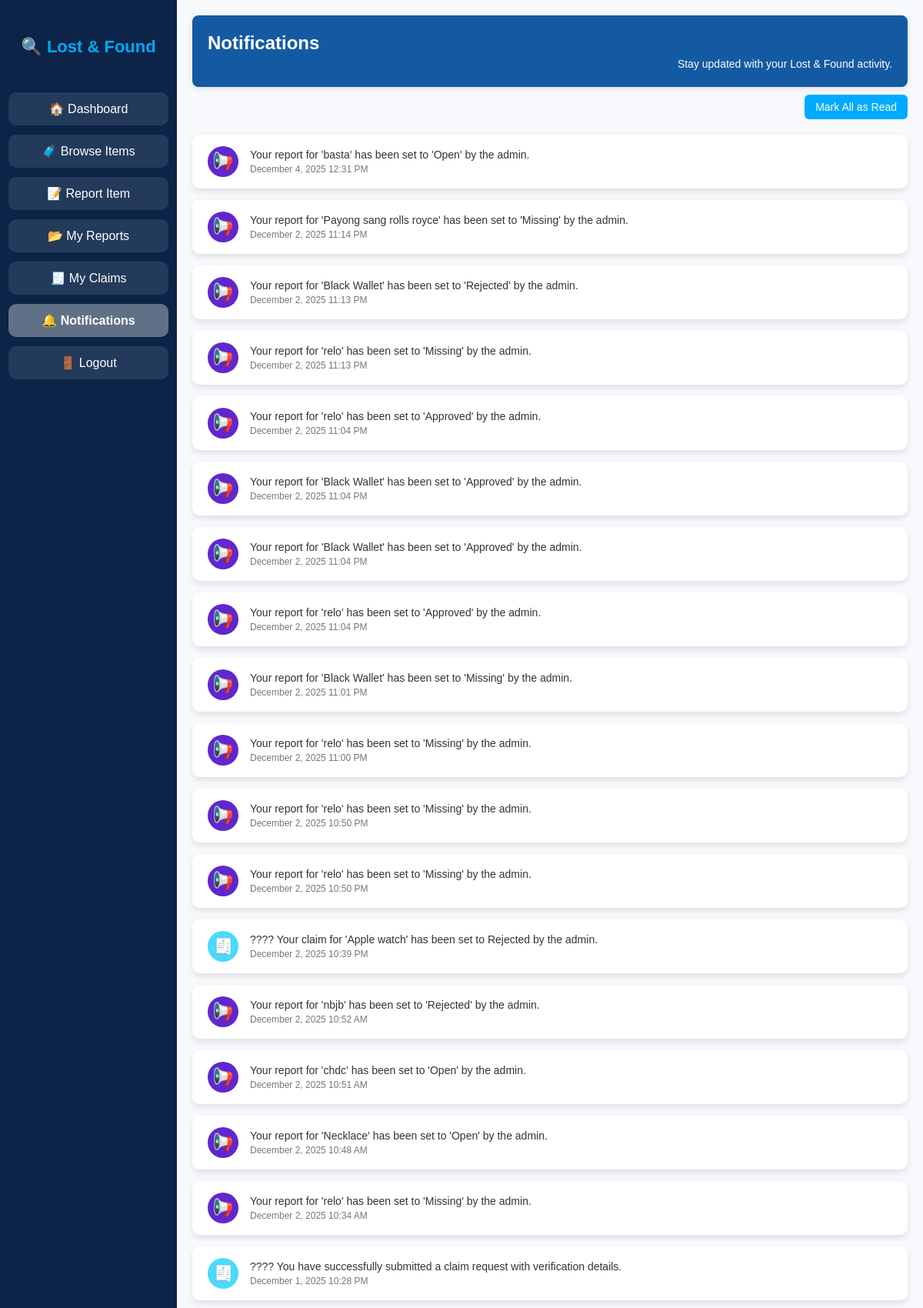
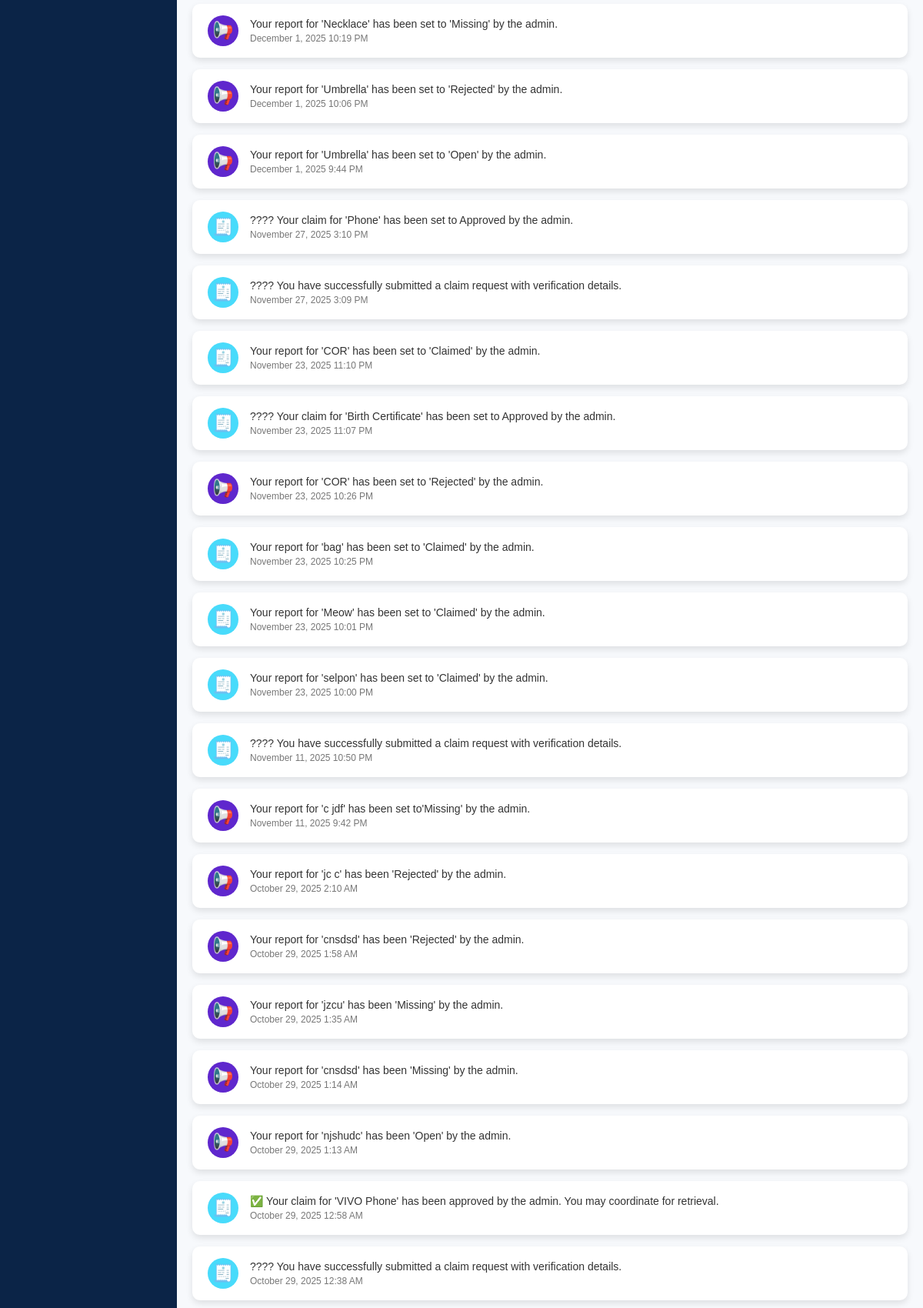
The app's page /php/notifications.php (signed in, upper part) with its own data (2 pictures, top to bottom).
### tables this page shows
CREATE TABLE `notifications` (
  `notif_id` int(11) NOT NULL,
  `user_id` int(11) DEFAULT NULL,
  `message` varchar(255) DEFAULT NULL,
  `created_at` datetime DEFAULT current_timestamp(),
  `target` varchar(20) DEFAULT 'user',
  `is_read` tinyint(1) DEFAULT 0
);

### php/notifications.php (the view, shortened to what this page needs)
<?php
require_once "conn.php";
$user_id = $_SESSION['user_id'];
$current_page = basename($_SERVER['PHP_SELF']);
$pdo->prepare("UPDATE notifications SET is_read = 1 WHERE user_id = :uid")
    ->execute(['uid' => $user_id]);
try {
    $stmt = $pdo->prepare("SELECT * FROM notifications WHERE user_id = :uid ORDER BY created_at DESC");
    $stmt->execute(['uid' => $user_id]);
    $notifications = $stmt->fetchAll(PDO::FETCH_ASSOC);
} catch (PDOException $e) {
    $notifications = [];
}
?>
<!DOCTYPE html>
<html lang="en">
<head>
</head>
<body>
<div class="sidebar">
    <h2>🔍 Lost & Found</h2>
    <a href="dashboard.php" class="<?= $current_page=='dashboard.php'?'active':'' ?>">🏠 Dashboard</a>
    <a href="browse_items.php" class="<?= $current_page=='browse_items.php'?'active':'' ?>">🧳 Browse Items</a>
    <a href="report_item.php" class="<?= $current_page=='report_item.php'?'active':'' ?>">📝 Report Item</a>
    <a href="my_reports.php" class="<?= $current_page=='my_reports.php'?'active':'' ?>">
        📂 My Reports
    </a>
    <a href="my_claims.php" class="<?= $current_page=='my_claims.php'?'active':'' ?>">
        🧾 My Claims
    </a>
    <a href="notifications.php" class="active">🔔 Notifications</a>
    <a href="../html/index.html">🚪 Logout</a>
</div>
<div class="main-content">
    <header>
        <h1> Notifications</h1>
        <p>Stay updated with your Lost & Found activity.</p>
    </header>
    <div class="mark-read-container">
        <form method="POST">
            <button type="submit">Mark All as Read</button>
        </form>
    </div>
    <div class="notification-container">
        <?php if(empty($notifications)): ?>
            <p style="text-align:center; color:#888;">No new notifications.</p>
        <?php else: ?>
            <?php foreach($notifications as $notif):
                $msg = $notif['message'];
                $iconClass = 'general';
                $iconEmoji = '📢';
                if(stripos($msg,'LOST')!==false){ $iconClass='lost'; $iconEmoji='❌'; }
                elseif(stripos($msg,'FOUND')!==false){ $iconClass='found'; $iconEmoji='📦'; }
                elseif(stripos($msg,'Claim')!==false){ $iconClass='claim'; $iconEmoji='🧾'; }
            ?>
            <div class="notification">
                <div class="icon <?= $iconClass ?>"><?= $iconEmoji ?></div>
                <div>
                    <div class="message"><?= htmlspecialchars($msg) ?></div>
                    <div class="date"><?= date("F j, Y g:i A", strtotime($notif['created_at'])) ?></div>
                </div>
            </div>
            <?php endforeach; ?>
        <?php endif; ?>
    </div>
</div>
</body>
</html>

### php/notifications.php (style rules this page uses)
body { font-family: 'Poppins', sans-serif; margin:0; background:#f7f9fc; display:flex; min-height:100vh; }
.sidebar { width:230px; background:#0b2447; color:white; display:flex; flex-direction:column; align-items:center; padding:30px 0; position:fixed; height:100%; }
.sidebar h2 { margin-bottom:40px; font-size:22px; color:#00aaff; }
.sidebar a { text-decoration:none; color:white; width:80%; background:rgba(255,255,255,0.1); margin:6px 0; padding:12px; border-radius:10px; text-align:center; transition:background 0.3s; font-weight:500; position:relative; }
.sidebar a.active { background:rgba(255,255,255,0.35); font-weight:bold; }
.main-content { flex:1; margin-left:230px; padding:20px; overflow:auto; }
header { background:#145aa3; color:white; padding:22px 20px; border-radius:8px; box-shadow:0 2px 8px rgba(0,0,0,0.1); margin-bottom:10px; }
header h1 { margin:0; font-size:24px; }
header p { margin:5px 0 0 0; font-size:14px; text-align:right; }
.mark-read-container { margin-bottom:20px; text-align:right; }
.mark-read-container form button { padding:8px 14px; font-size:14px; border:none; border-radius:6px; background:#00aaff; color:white; cursor:pointer; transition:0.3s; }
.notification-container { display:flex; flex-direction:column; gap:15px; }
.notification { background:white; border-radius:10px; box-shadow:0 4px 8px rgba(0,0,0,0.1); padding:15px 20px; display:flex; align-items:center; transition:transform 0.2s; }
.icon { font-size:22px; width:40px; height:40px; display:flex; align-items:center; justify-content:center; border-radius:50%; color:white; margin-right:15px; }
.icon.claim { background:#48dbfb; }
.icon.general { background:#5f27cd; }
.message { flex:1; font-size:14px; color:#333; font-weight:500; }
.date { font-size:12px; color:#777; margin-top:4px; }

### records on screen
notifications: iconEmoji "📢", message "Your report for 'basta' has been set to 'Open' by the admin.", created_at "December 4, 2025 12:31 PM"
notifications: iconEmoji "📢", message "Your report for 'Payong sang rolls royce' has been set to 'Missing' by the admin.", created_at "December 2, 2025 11:14 PM"
notifications: iconEmoji "📢", message "Your report for 'Black Wallet' has been set to 'Rejected' by the admin.", created_at "December 2, 2025 11:13 PM"
notifications: iconEmoji "📢", message "Your report for 'relo' has been set to 'Missing' by the admin.", created_at "December 2, 2025 11:13 PM"
notifications: iconEmoji "📢", message "Your report for 'relo' has been set to 'Approved' by the admin.", created_at "December 2, 2025 11:04 PM"
notifications: iconEmoji "📢", message "Your report for 'Black Wallet' has been set to 'Approved' by the admin.", created_at "December 2, 2025 11:04 PM"
notifications: iconEmoji "📢", message "Your report for 'Black Wallet' has been set to 'Approved' by the admin.", created_at "December 2, 2025 11:04 PM"
notifications: iconEmoji "📢", message "Your report for 'relo' has been set to 'Approved' by the admin.", created_at "December 2, 2025 11:04 PM"
notifications: iconEmoji "📢", message "Your report for 'Black Wallet' has been set to 'Missing' by the admin.", created_at "December 2, 2025 11:01 PM"
notifications: iconEmoji "📢", message "Your report for 'relo' has been set to 'Missing' by the admin.", created_at "December 2, 2025 11:00 PM"
notifications: iconEmoji "📢", message "Your report for 'relo' has been set to 'Missing' by the admin.", created_at "December 2, 2025 10:50 PM"
notifications: iconEmoji "📢", message "Your report for 'relo' has been set to 'Missing' by the admin.", created_at "December 2, 2025 10:50 PM"
notifications: message "🧾", message "???? Your claim for 'Apple watch' has been set to Rejected by the admin.", created_at "December 2, 2025 10:39 PM"
notifications: iconEmoji "📢", message "Your report for 'nbjb' has been set to 'Rejected' by the admin.", created_at "December 2, 2025 10:52 AM"
notifications: iconEmoji "📢", message "Your report for 'chdc' has been set to 'Open' by the admin.", created_at "December 2, 2025 10:51 AM"
notifications: iconEmoji "📢", message "Your report for 'Necklace' has been set to 'Open' by the admin.", created_at "December 2, 2025 10:48 AM"
notifications: iconEmoji "📢", message "Your report for 'relo' has been set to 'Missing' by the admin.", created_at "December 2, 2025 10:34 AM"
notifications: message "🧾", message "???? You have successfully submitted a claim request with verification details.", created_at "December 1, 2025 10:28 PM"
notifications: iconEmoji "📢", message "Your report for 'Necklace' has been set to 'Missing' by the admin.", created_at "December 1, 2025 10:19 PM"
notifications: iconEmoji "📢", message "Your report for 'Umbrella' has been set to 'Rejected' by the admin.", created_at "December 1, 2025 10:06 PM"
notifications: iconEmoji "📢", message "Your report for 'Umbrella' has been set to 'Open' by the admin.", created_at "December 1, 2025 9:44 PM"
notifications: message "🧾", message "???? Your claim for 'Phone' has been set to Approved by the admin.", created_at "November 27, 2025 3:10 PM"
notifications: message "🧾", message "???? You have successfully submitted a claim request with verification details.", created_at "November 27, 2025 3:09 PM"
notifications: message "🧾", message "Your report for 'COR' has been set to 'Claimed' by the admin.", created_at "November 23, 2025 11:10 PM"
notifications: message "🧾", message "???? Your claim for 'Birth Certificate' has been set to Approved by the admin.", created_at "November 23, 2025 11:07 PM"
notifications: iconEmoji "📢", message "Your report for 'COR' has been set to 'Rejected' by the admin.", created_at "November 23, 2025 10:26 PM"
notifications: message "🧾", message "Your report for 'bag' has been set to 'Claimed' by the admin.", created_at "November 23, 2025 10:25 PM"
notifications: message "🧾", message "Your report for 'Meow' has been set to 'Claimed' by the admin.", created_at "November 23, 2025 10:01 PM"
notifications: message "🧾", message "Your report for 'selpon' has been set to 'Claimed' by the admin.", created_at "November 23, 2025 10:00 PM"
notifications: message "🧾", message "???? You have successfully submitted a claim request with verification details.", created_at "November 11, 2025 10:50 PM"
notifications: iconEmoji "📢", message "Your report for 'c jdf' has been set to'Missing' by the admin.", created_at "November 11, 2025 9:42 PM"
notifications: iconEmoji "📢", message "Your report for 'jc c' has been 'Rejected' by the admin.", created_at "October 29, 2025 2:10 AM"
notifications: iconEmoji "📢", message "Your report for 'cnsdsd' has been 'Rejected' by the admin.", created_at "October 29, 2025 1:58 AM"
notifications: iconEmoji "📢", message "Your report for 'jzcu' has been 'Missing' by the admin.", created_at "October 29, 2025 1:35 AM"
notifications: iconEmoji "📢", message "Your report for 'cnsdsd' has been 'Missing' by the admin.", created_at "October 29, 2025 1:14 AM"
notifications: iconEmoji "📢", message "Your report for 'njshudc' has been 'Open' by the admin.", created_at "October 29, 2025 1:13 AM"
notifications: message "🧾", message "✅ Your claim for 'VIVO Phone' has been approved by the admin. You may coordinate for retrieval.", created_at "October 29, 2025 12:58 AM"
notifications: message "🧾", message "???? You have successfully submitted a claim request with verification details.", created_at "October 29, 2025 12:38 AM"
